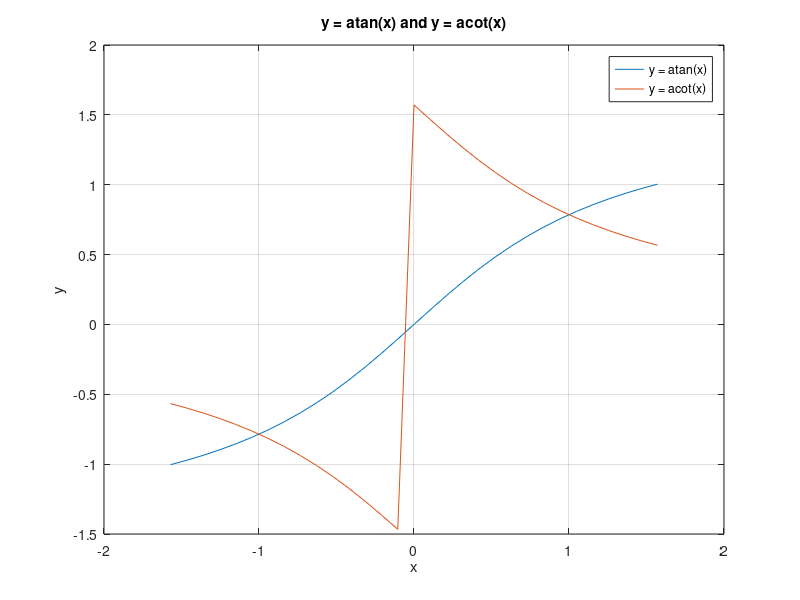

Write the MATLAB code that produced this figure.
clc
clear
close all

%% Declaration of variables and constants
x = -pi/2: pi/30: pi/2; % range of values for x
y0 = atan(x);
y1 = acot(x);

plot(x,y0, x,y1)
title('y = atan(x) and y = acot(x)')
xlabel('x')
ylabel('y')
grid on
legend('y = atan(x)', 'y = acot(x)')